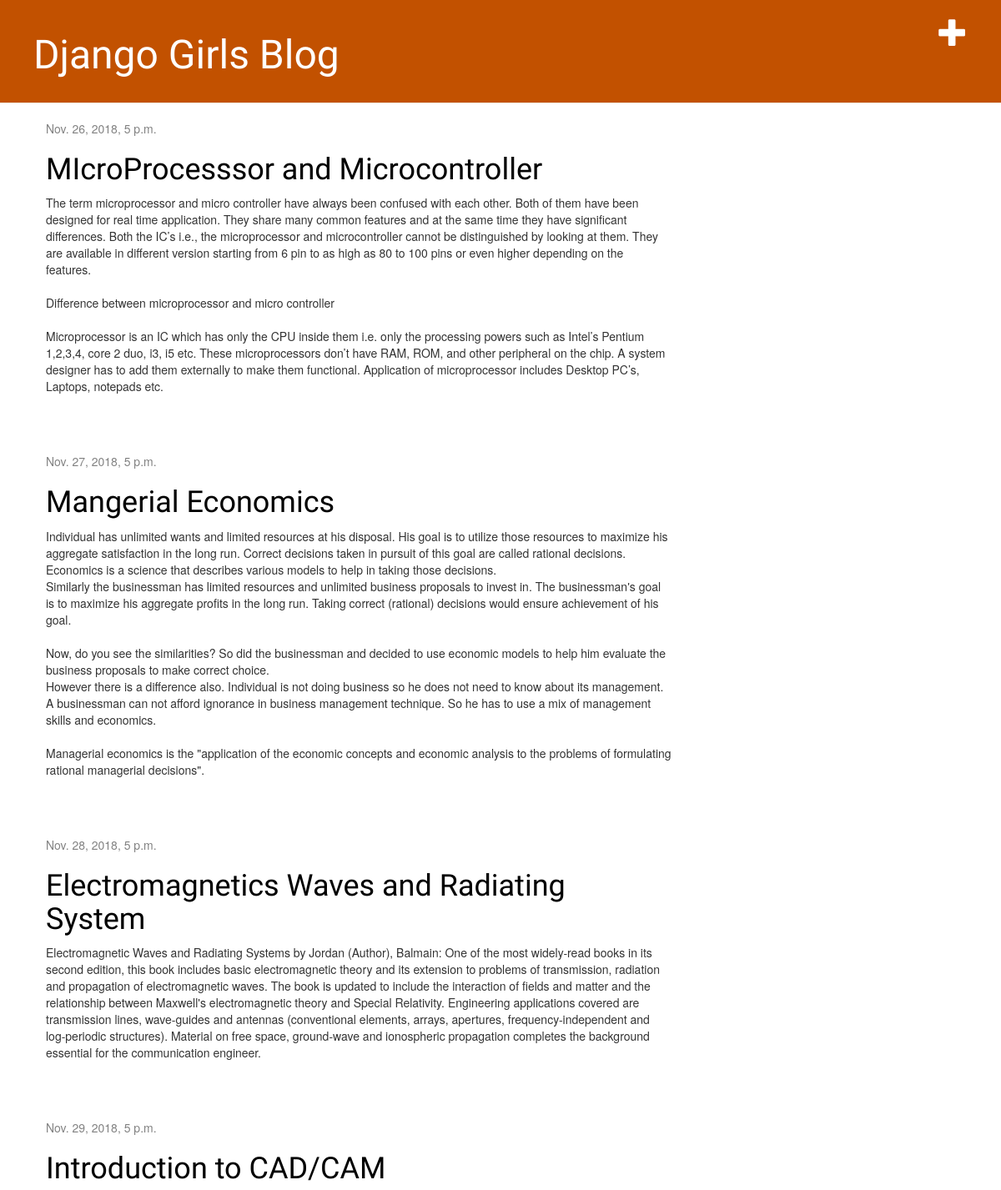
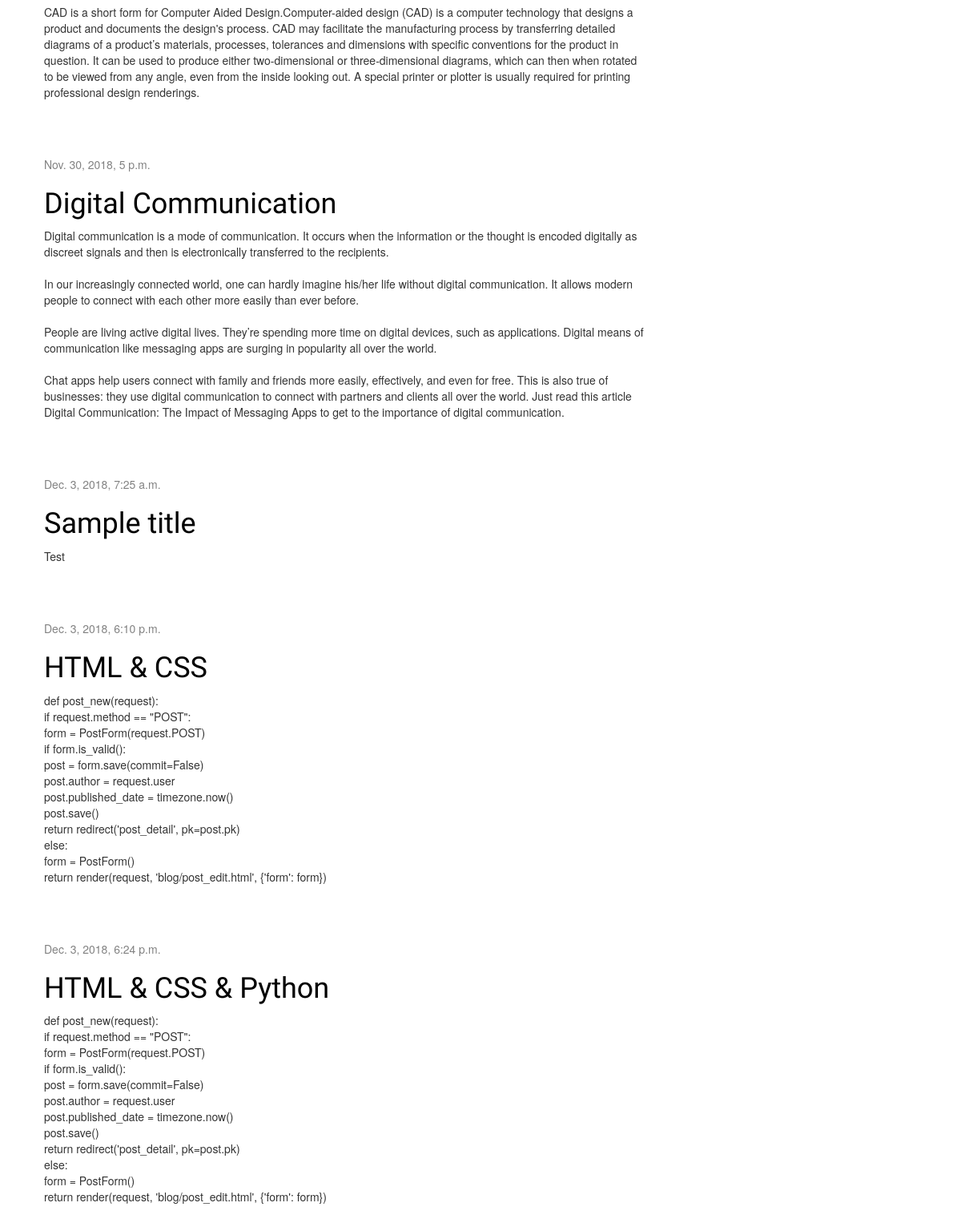
/, run on an earlier commit of the app's database (2 pictures, top to bottom).
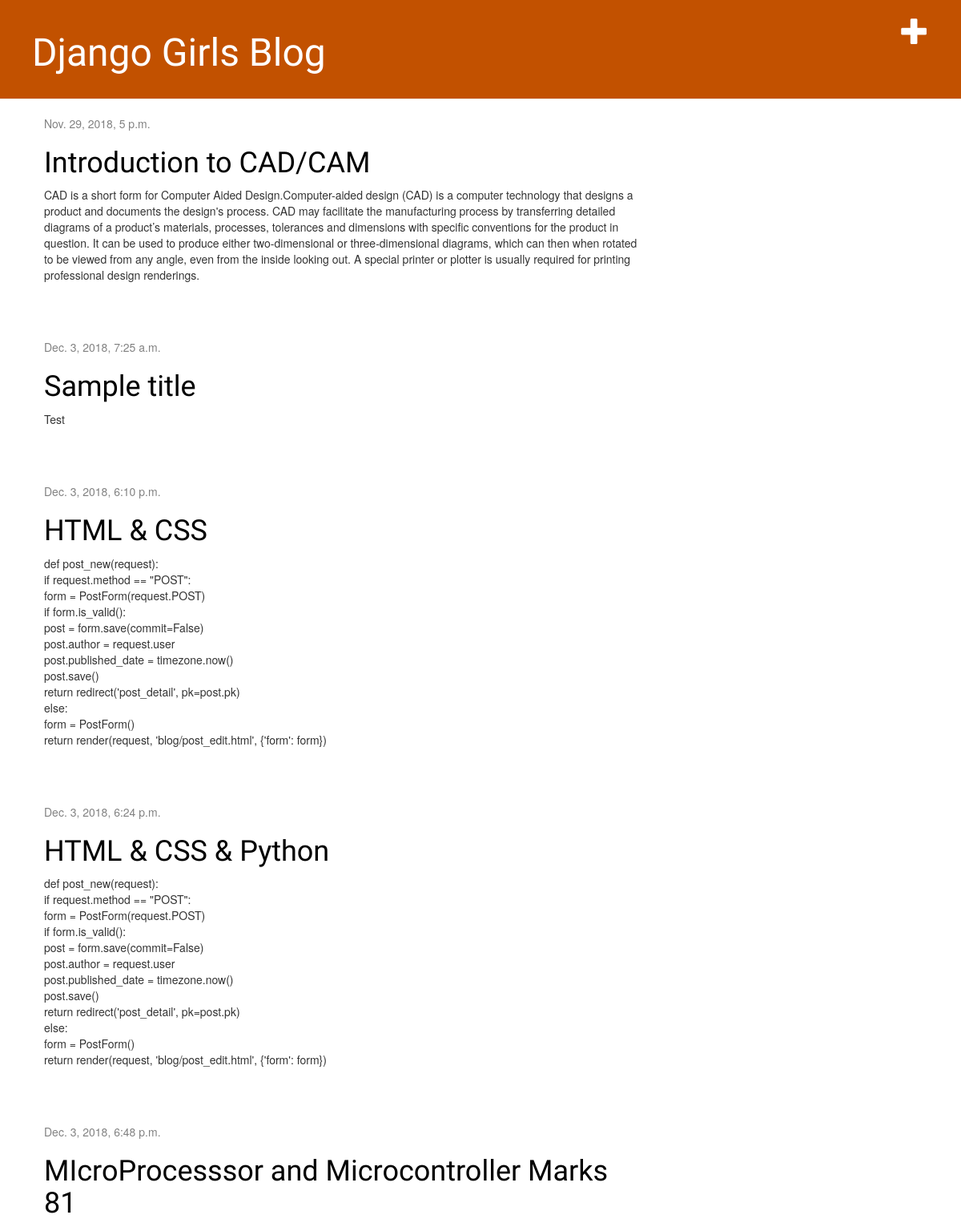
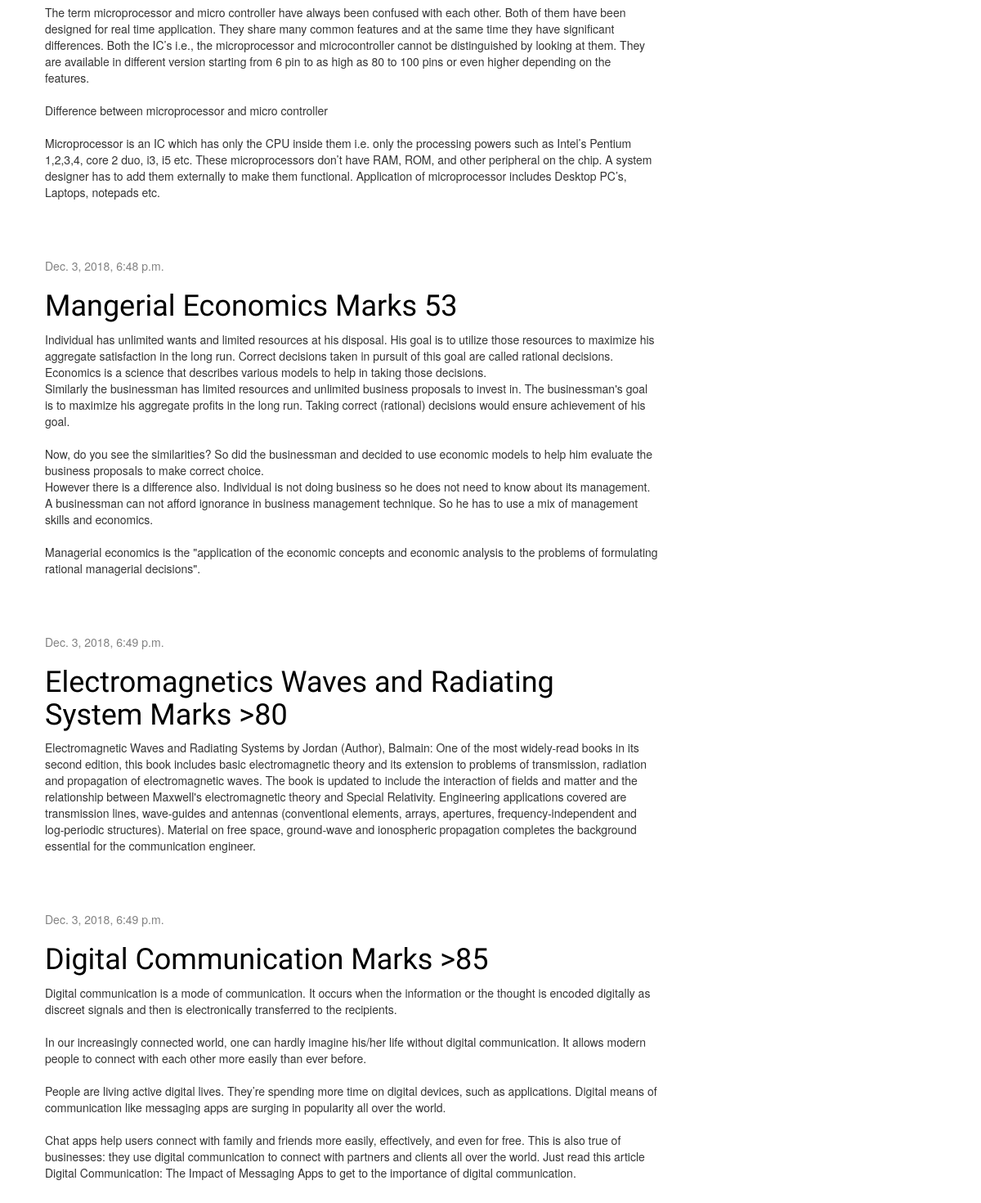
And on a later commit of the database (2 pictures, top to bottom).
### blog/models.py (models this page shows, shortened)
class Post(models.Model):
    author = models.ForeignKey(settings.AUTH_USER_MODEL, on_delete=models.CASCADE)
    title = models.CharField(max_length=200)
    text = models.TextField()
    created_date = models.DateTimeField(default=timezone.now)
    published_date = models.DateTimeField(blank=True, null=True)

### blog/views.py (the view)
# urls.py: path('', views.post_list, name='post_list'),
def post_list(request):
    posts = Post.objects.filter(published_date__lte=timezone.now()).order_by('published_date')
    return render(request, 'blog/post_list.html', {'posts': posts})

### blog/templates/blog/post_list.html
{% extends 'blog/base.html' %}
    {% block content %}
    {% for post in posts %}
        <div class="post">
            <div class="date">
                {{ post.published_date }}
            </div>
            <h1><a href="{% url 'post_detail' pk=post.pk %}">{{ post.title }}</a></h1>
            <p>{{ post.text|linebreaksbr }}</p>
        </div>
    {% endfor %}
{% endblock %}

### blog/templates/blog/base.html (shortened to what this page needs)
{% load static %}
<html>
    <head>
        <link rel="stylesheet" href="//maxcdn.bootstrapcdn.com/bootstrap/3.2.0/css/bootstrap.min.css">
        <link rel="stylesheet" href="//maxcdn.bootstrapcdn.com/bootstrap/3.2.0/css/bootstrap-theme.min.css">
        <link rel="stylesheet" href="{% static 'css/blog.css' %}">
    </head>
    <body>
        <div class="page-header">
    <a href="{% url 'post_new' %}" class="top-menu"><span class="glyphicon glyphicon-plus"></span></a>
            <h1><a href="/">Django Girls Blog</a></h1>
        </div>
        <div class="content container">
            <div class="row">
                <div class="col-md-8">
                {% block content %}
                {% endblock %}
                </div>
            </div>
        </div>
    </body>
</html>

### blog/static/css/blog.css (style rules this page uses)
.page-header { background-color: #C25100; margin-top: 0; padding: 20px 20px 20px 40px; }
.page-header h1, .page-header h1 a, .page-header h1 a:visited, .page-header h1 a:active { color: #ffffff; font-size: 36pt; text-decoration: none; }
.content { margin-left: 40px; }
h1, h2, h3, h4 { font-family: 'Lobster', cursive; }
.date { color: #828282; }
.top-menu, .top-menu:hover, .top-menu:visited { color: #ffffff; float: right; font-size: 26pt; margin-right: 20px; }
.post { margin-bottom: 70px; }
.post h1 a, .post h1 a:visited { color: #000000; }

What changed in the data, as far as the page shows it:
shown differently, row unchanged: Post "Introduction to CAD/CAM": moves up the list
shown differently, row unchanged: Post "Sample title": moves up the list
shown differently, row unchanged: Post "HTML & CSS": moves up the list
shown differently, row unchanged: Post "HTML & CSS & Python": moves up the list
changed Post: published_date "Nov. 26, 2018, 5 p.m." → "Dec. 3, 2018, 6:48 p.m."; title "MIcroProcesssor and Microcontroller" → "MIcroProcesssor and Microcontroller Marks 81"
changed Post: published_date "Nov. 27, 2018, 5 p.m." → "Dec. 3, 2018, 6:48 p.m."; title "Mangerial Economics" → "Mangerial Economics Marks 53"
changed Post: published_date "Nov. 28, 2018, 5 p.m." → "Dec. 3, 2018, 6:49 p.m."; title "Electromagnetics Waves and Radiating System" → "Electromagnetics Waves and Radiating System Marks >80"
changed Post: published_date "Nov. 30, 2018, 5 p.m." → "Dec. 3, 2018, 6:49 p.m."; title "Digital Communication" → "Digital Communication Marks >85"
